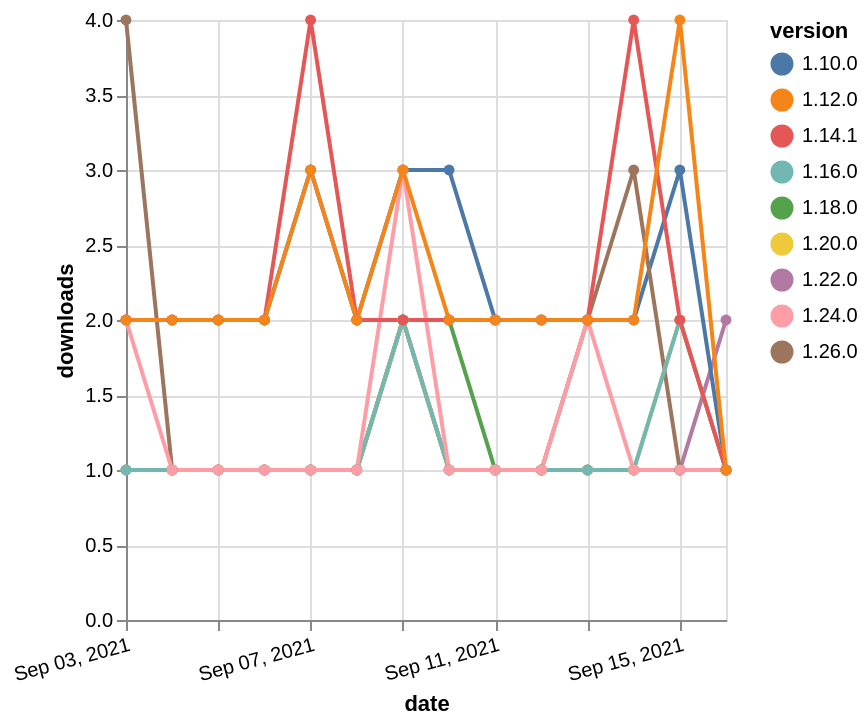

Describe this chart as a Vega-Lite specification.
### Vega-Lite specification from a JSON file in a GitHub repository (floating-point values rounded to 4 significant figures)
{"$schema": "https://vega.github.io/schema/vega-lite/v5.json", "description": "A simple bar chart with embedded data.", "data": {"values": [{"date": "2021-09-03", "total": 218, "delta": 1, "version": "1.18.0"}, {"date": "2021-09-04", "total": 219, "delta": 1, "version": "1.18.0"}, {"date": "2021-09-05", "total": 220, "delta": 1, "version": "1.18.0"}, {"date": "2021-09-06", "total": 221, "delta": 1, "version": "1.18.0"}, {"date": "2021-09-07", "total": 222, "delta": 1, "version": "1.18.0"}, {"date": "2021-09-08", "total": 223, "delta": 1, "version": "1.18.0"}, {"date": "2021-09-09", "total": 225, "delta": 2, "version": "1.18.0"}, {"date": "2021-09-10", "total": 227, "delta": 2, "version": "1.18.0"}, {"date": "2021-09-11", "total": 228, "delta": 1, "version": "1.18.0"}, {"date": "2021-09-12", "total": 229, "delta": 1, "version": "1.18.0"}, {"date": "2021-09-13", "total": 230, "delta": 1, "version": "1.18.0"}, {"date": "2021-09-14", "total": 231, "delta": 1, "version": "1.18.0"}, {"date": "2021-09-15", "total": 232, "delta": 1, "version": "1.18.0"}, {"date": "2021-09-16", "total": 233, "delta": 1, "version": "1.18.0"}, {"date": "2021-09-03", "total": 173, "delta": 1, "version": "1.22.0"}, {"date": "2021-09-04", "total": 174, "delta": 1, "version": "1.22.0"}, {"date": "2021-09-05", "total": 175, "delta": 1, "version": "1.22.0"}, {"date": "2021-09-06", "total": 176, "delta": 1, "version": "1.22.0"}, {"date": "2021-09-07", "total": 177, "delta": 1, "version": "1.22.0"}, {"date": "2021-09-08", "total": 178, "delta": 1, "version": "1.22.0"}, {"date": "2021-09-09", "total": 180, "delta": 2, "version": "1.22.0"}, {"date": "2021-09-10", "total": 181, "delta": 1, "version": "1.22.0"}, {"date": "2021-09-11", "total": 182, "delta": 1, "version": "1.22.0"}, {"date": "2021-09-12", "total": 183, "delta": 1, "version": "1.22.0"}, {"date": "2021-09-13", "total": 184, "delta": 1, "version": "1.22.0"}, {"date": "2021-09-14", "total": 185, "delta": 1, "version": "1.22.0"}, {"date": "2021-09-15", "total": 186, "delta": 1, "version": "1.22.0"}, {"date": "2021-09-16", "total": 188, "delta": 2, "version": "1.22.0"}, {"date": "2021-09-03", "total": 2682, "delta": 2, "version": "1.10.0"}, {"date": "2021-09-04", "total": 2684, "delta": 2, "version": "1.10.0"}, {"date": "2021-09-05", "total": 2686, "delta": 2, "version": "1.10.0"}, {"date": "2021-09-06", "total": 2688, "delta": 2, "version": "1.10.0"}, {"date": "2021-09-07", "total": 2691, "delta": 3, "version": "1.10.0"}, {"date": "2021-09-08", "total": 2693, "delta": 2, "version": "1.10.0"}, {"date": "2021-09-09", "total": 2696, "delta": 3, "version": "1.10.0"}, {"date": "2021-09-10", "total": 2699, "delta": 3, "version": "1.10.0"}, {"date": "2021-09-11", "total": 2701, "delta": 2, "version": "1.10.0"}, {"date": "2021-09-12", "total": 2703, "delta": 2, "version": "1.10.0"}, {"date": "2021-09-13", "total": 2705, "delta": 2, "version": "1.10.0"}, {"date": "2021-09-14", "total": 2707, "delta": 2, "version": "1.10.0"}, {"date": "2021-09-15", "total": 2710, "delta": 3, "version": "1.10.0"}, {"date": "2021-09-16", "total": 2711, "delta": 1, "version": "1.10.0"}, {"date": "2021-09-03", "total": 122, "delta": 4, "version": "1.26.0"}, {"date": "2021-09-04", "total": 123, "delta": 1, "version": "1.26.0"}, {"date": "2021-09-05", "total": 124, "delta": 1, "version": "1.26.0"}, {"date": "2021-09-06", "total": 125, "delta": 1, "version": "1.26.0"}, {"date": "2021-09-07", "total": 126, "delta": 1, "version": "1.26.0"}, {"date": "2021-09-08", "total": 127, "delta": 1, "version": "1.26.0"}, {"date": "2021-09-09", "total": 129, "delta": 2, "version": "1.26.0"}, {"date": "2021-09-10", "total": 130, "delta": 1, "version": "1.26.0"}, {"date": "2021-09-11", "total": 131, "delta": 1, "version": "1.26.0"}, {"date": "2021-09-12", "total": 132, "delta": 1, "version": "1.26.0"}, {"date": "2021-09-13", "total": 134, "delta": 2, "version": "1.26.0"}, {"date": "2021-09-14", "total": 137, "delta": 3, "version": "1.26.0"}, {"date": "2021-09-15", "total": 138, "delta": 1, "version": "1.26.0"}, {"date": "2021-09-16", "total": 139, "delta": 1, "version": "1.26.0"}, {"date": "2021-09-03", "total": 205, "delta": 1, "version": "1.20.0"}, {"date": "2021-09-04", "total": 206, "delta": 1, "version": "1.20.0"}, {"date": "2021-09-05", "total": 207, "delta": 1, "version": "1.20.0"}, {"date": "2021-09-06", "total": 208, "delta": 1, "version": "1.20.0"}, {"date": "2021-09-07", "total": 209, "delta": 1, "version": "1.20.0"}, {"date": "2021-09-08", "total": 210, "delta": 1, "version": "1.20.0"}, {"date": "2021-09-09", "total": 212, "delta": 2, "version": "1.20.0"}, {"date": "2021-09-10", "total": 213, "delta": 1, "version": "1.20.0"}, {"date": "2021-09-11", "total": 214, "delta": 1, "version": "1.20.0"}, {"date": "2021-09-12", "total": 215, "delta": 1, "version": "1.20.0"}, {"date": "2021-09-13", "total": 216, "delta": 1, "version": "1.20.0"}, {"date": "2021-09-14", "total": 217, "delta": 1, "version": "1.20.0"}, {"date": "2021-09-15", "total": 219, "delta": 2, "version": "1.20.0"}, {"date": "2021-09-16", "total": 220, "delta": 1, "version": "1.20.0"}, {"date": "2021-09-03", "total": 287, "delta": 1, "version": "1.16.0"}, {"date": "2021-09-04", "total": 288, "delta": 1, "version": "1.16.0"}, {"date": "2021-09-05", "total": 289, "delta": 1, "version": "1.16.0"}, {"date": "2021-09-06", "total": 290, "delta": 1, "version": "1.16.0"}, {"date": "2021-09-07", "total": 291, "delta": 1, "version": "1.16.0"}, {"date": "2021-09-08", "total": 292, "delta": 1, "version": "1.16.0"}, {"date": "2021-09-09", "total": 294, "delta": 2, "version": "1.16.0"}, {"date": "2021-09-10", "total": 295, "delta": 1, "version": "1.16.0"}, {"date": "2021-09-11", "total": 296, "delta": 1, "version": "1.16.0"}, {"date": "2021-09-12", "total": 297, "delta": 1, "version": "1.16.0"}, {"date": "2021-09-13", "total": 298, "delta": 1, "version": "1.16.0"}, {"date": "2021-09-14", "total": 299, "delta": 1, "version": "1.16.0"}, {"date": "2021-09-15", "total": 301, "delta": 2, "version": "1.16.0"}, {"date": "2021-09-16", "total": 302, "delta": 1, "version": "1.16.0"}, {"date": "2021-09-03", "total": 206, "delta": 2, "version": "1.24.0"}, {"date": "2021-09-04", "total": 207, "delta": 1, "version": "1.24.0"}, {"date": "2021-09-05", "total": 208, "delta": 1, "version": "1.24.0"}, {"date": "2021-09-06", "total": 209, "delta": 1, "version": "1.24.0"}, {"date": "2021-09-07", "total": 210, "delta": 1, "version": "1.24.0"}, {"date": "2021-09-08", "total": 211, "delta": 1, "version": "1.24.0"}, {"date": "2021-09-09", "total": 214, "delta": 3, "version": "1.24.0"}, {"date": "2021-09-10", "total": 215, "delta": 1, "version": "1.24.0"}, {"date": "2021-09-11", "total": 216, "delta": 1, "version": "1.24.0"}, {"date": "2021-09-12", "total": 217, "delta": 1, "version": "1.24.0"}, {"date": "2021-09-13", "total": 219, "delta": 2, "version": "1.24.0"}, {"date": "2021-09-14", "total": 220, "delta": 1, "version": "1.24.0"}, {"date": "2021-09-15", "total": 221, "delta": 1, "version": "1.24.0"}, {"date": "2021-09-16", "total": 222, "delta": 1, "version": "1.24.0"}, {"date": "2021-09-03", "total": 2489, "delta": 2, "version": "1.14.1"}, {"date": "2021-09-04", "total": 2491, "delta": 2, "version": "1.14.1"}, {"date": "2021-09-05", "total": 2493, "delta": 2, "version": "1.14.1"}, {"date": "2021-09-06", "total": 2495, "delta": 2, "version": "1.14.1"}, {"date": "2021-09-07", "total": 2499, "delta": 4, "version": "1.14.1"}, {"date": "2021-09-08", "total": 2501, "delta": 2, "version": "1.14.1"}, {"date": "2021-09-09", "total": 2503, "delta": 2, "version": "1.14.1"}, {"date": "2021-09-10", "total": 2505, "delta": 2, "version": "1.14.1"}, {"date": "2021-09-11", "total": 2507, "delta": 2, "version": "1.14.1"}, {"date": "2021-09-12", "total": 2509, "delta": 2, "version": "1.14.1"}, {"date": "2021-09-13", "total": 2511, "delta": 2, "version": "1.14.1"}, {"date": "2021-09-14", "total": 2515, "delta": 4, "version": "1.14.1"}, {"date": "2021-09-15", "total": 2517, "delta": 2, "version": "1.14.1"}, {"date": "2021-09-16", "total": 2518, "delta": 1, "version": "1.14.1"}, {"date": "2021-09-03", "total": 2688, "delta": 2, "version": "1.12.0"}, {"date": "2021-09-04", "total": 2690, "delta": 2, "version": "1.12.0"}, {"date": "2021-09-05", "total": 2692, "delta": 2, "version": "1.12.0"}, {"date": "2021-09-06", "total": 2694, "delta": 2, "version": "1.12.0"}, {"date": "2021-09-07", "total": 2697, "delta": 3, "version": "1.12.0"}, {"date": "2021-09-08", "total": 2699, "delta": 2, "version": "1.12.0"}, {"date": "2021-09-09", "total": 2702, "delta": 3, "version": "1.12.0"}, {"date": "2021-09-10", "total": 2704, "delta": 2, "version": "1.12.0"}, {"date": "2021-09-11", "total": 2706, "delta": 2, "version": "1.12.0"}, {"date": "2021-09-12", "total": 2708, "delta": 2, "version": "1.12.0"}, {"date": "2021-09-13", "total": 2710, "delta": 2, "version": "1.12.0"}, {"date": "2021-09-14", "total": 2712, "delta": 2, "version": "1.12.0"}, {"date": "2021-09-15", "total": 2716, "delta": 4, "version": "1.12.0"}, {"date": "2021-09-16", "total": 2717, "delta": 1, "version": "1.12.0"}]}, "width": "container", "mark": {"type": "line", "point": {"filled": true}}, "encoding": {"x": {"field": "date", "type": "temporal", "timeUnit": "yearmonthdate", "title": "date", "axis": {"labelAngle": -15}}, "y": {"field": "delta", "type": "quantitative", "title": "downloads"}, "color": {"field": "version", "type": "nominal"}, "tooltip": {"field": "delta"}}}
